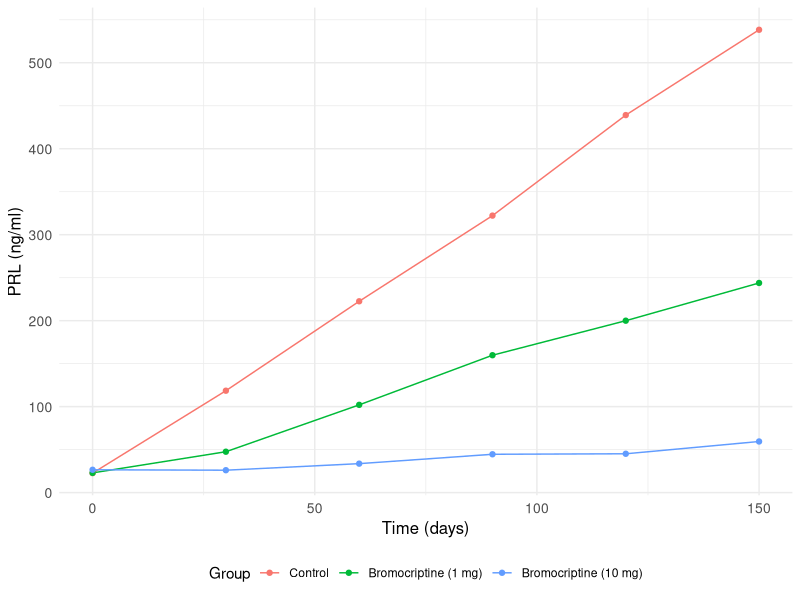
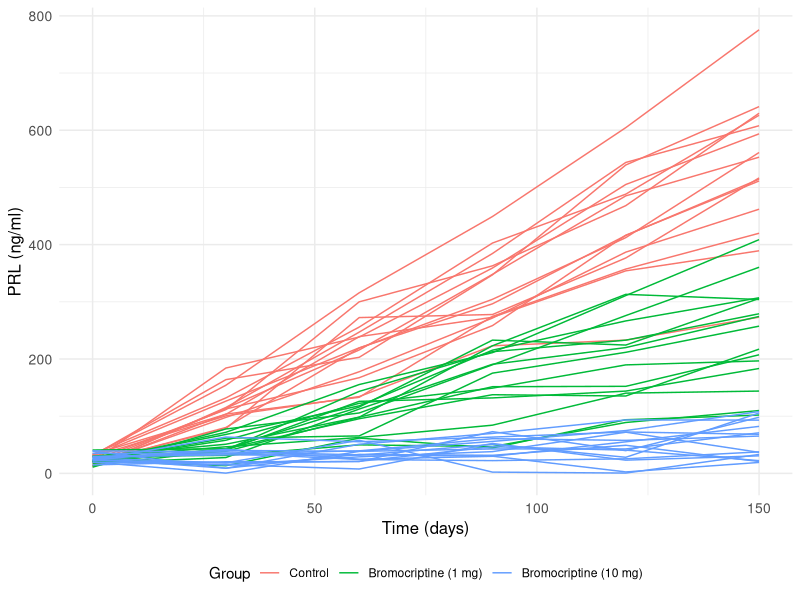
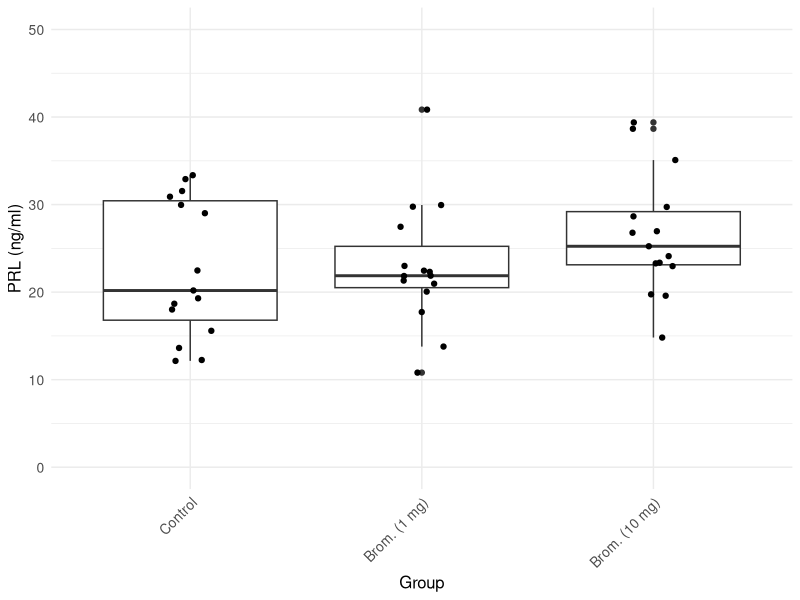
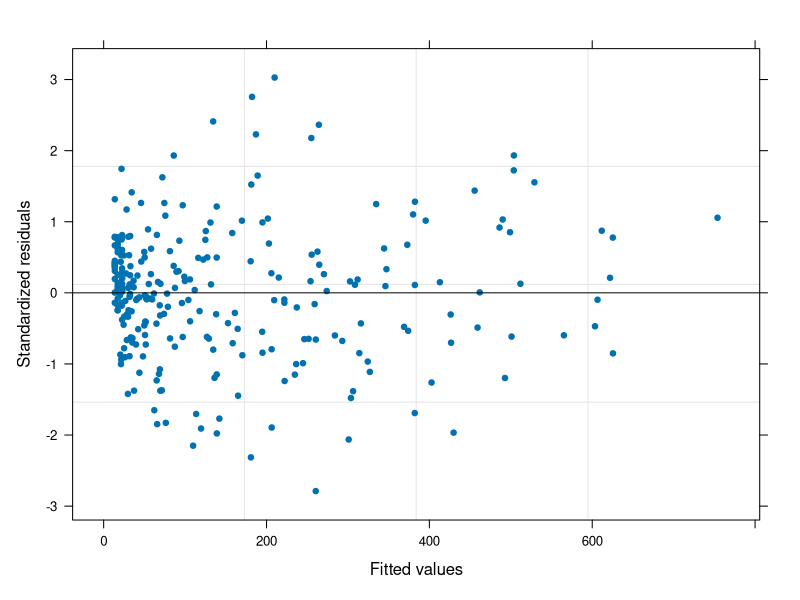
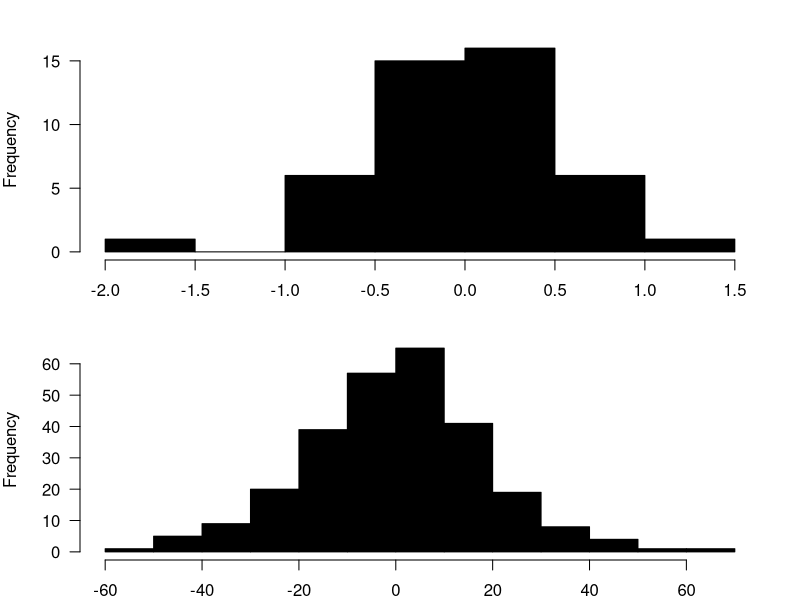
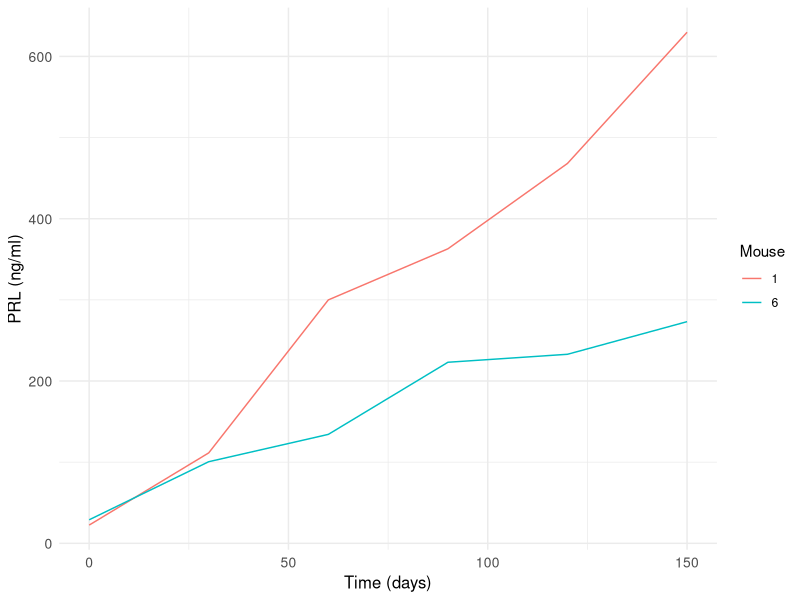
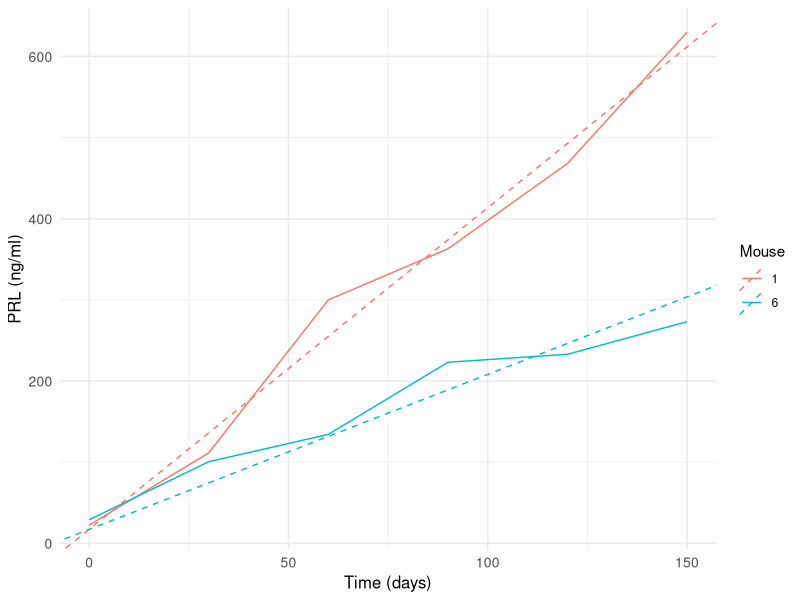
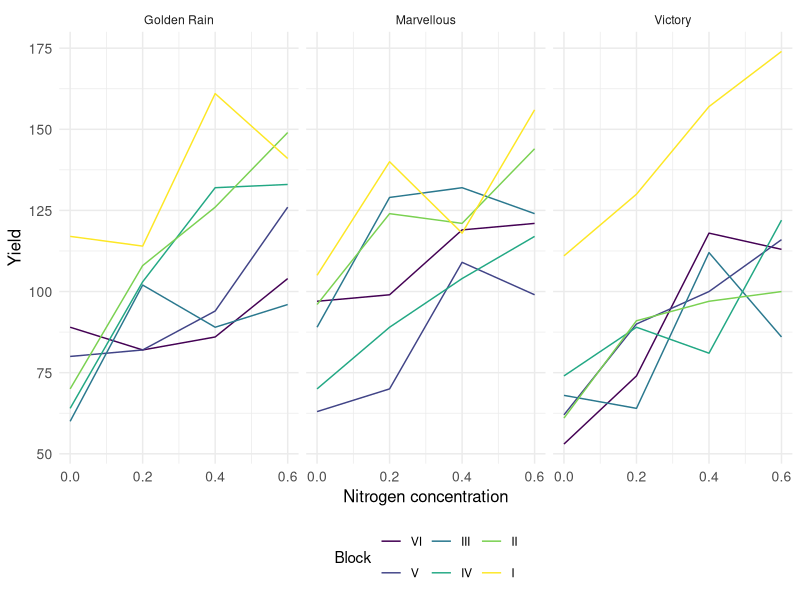

Source code (R) for these figures, in order:
## ---- chunk 1
library(tufte)
library(xtable)
knitr::opts_chunk$set(echo = TRUE)
knitr::opts_knit$set(global.par = TRUE)

# See https://stackoverflow.com/questions/25646333/code-chunk-font-size-in-rmarkdown-with-knitr-and-latex
def.chunk.hook  <- knitr::knit_hooks$get("chunk")
knitr::knit_hooks$set(chunk = function(x, options) 
{
  x <- def.chunk.hook(x, options)
  ifelse(options$size != "normalsize", paste0("\\", options$size,"\n\n", x, "\n\n\\normalsize"), x)
})

# See https://stackoverflow.com/questions/23349525/how-to-set-knitr-chunk-output-width-on-a-per-chunk-basis
knitr::knit_hooks$set(width=local({
  .width <- 0
  function(before, options, envir) {
    if (before) .width <<- options(width=options$width)
    else options(.width)
  }
}))

## ---- chunk 2
library(nlme)
## ---- chunk 3
library(ggplot2)
library(dplyr)
library(forcats)

mytheme <- theme_minimal() + 
  theme(axis.text = element_text(size = 10),
    axis.title = element_text(size = 12))
## ---- chunk 4
bromocriptine <- read.csv("bromocriptine.csv")
## ---- chunk 5
summary(bromocriptine)
## ---- chunk 6
bromocriptine$Group <- factor(bromocriptine$Group, 
                              levels = c("CTRL", "Bromo1", "Bromo10"))
## ---- chunk 7
# Use ggplot to plot the data
bromocriptine %>%
  mutate(Group = fct_recode(Group, "Control" = "CTRL",
            "Bromocriptine (1 mg)" = "Bromo1",
            "Bromocriptine (10 mg)" = "Bromo10")) %>%
  group_by(Time, Group) %>%
  summarise(PRL = mean(PRL), .groups="keep") %>%
  ggplot(aes(Time, PRL, group = Group, col = Group)) +
  geom_line() +  
  geom_point() + 
  xlab("Time (days)") +
  ylab("PRL (ng/ml)") +
  mytheme +
  theme(legend.position = "bottom")
## ---- chunk 8

bromocriptine %>%
  mutate(Group = fct_recode(Group, "Control" = "CTRL",
            "Bromocriptine (1 mg)" = "Bromo1",
            "Bromocriptine (10 mg)" = "Bromo10")) %>%
ggplot(aes(Time, PRL, group = interaction(Group, Mouse), col = Group)) + 
  geom_line() +
  xlab("Time (days)") +
  ylab("PRL (ng/ml)") +
  mytheme +
  theme(legend.position="bottom")
## ---- chunk 9
bromocriptine %>%
  filter(Time == 0) %>%
  mutate(Group = fct_recode(Group, "Control" = "CTRL",
            "Brom. (1 mg)" = "Bromo1",
            "Brom. (10 mg)" = "Bromo10")) %>%
  ggplot() +
    geom_boxplot(aes(x = Group, y = PRL)) +
    geom_jitter(aes(x = Group, y = PRL), width = 0.1) +
    xlab("Group") +
    ylab("PRL (ng/ml)") +
    ylim(0, 50) +
    mytheme +
    theme(legend.position = "none",
      axis.text.x = element_text(angle = 45, hjust = 1))
## ---- chunk 10
model <- lme(PRL ~ Group * Time, data = bromocriptine, 
             random = ~ Time - 1 | Mouse)
summary(model)
## ---- chunk 11
plot(model, pch = 20)
## ---- chunk 12
par(mar = c(2, 4, 2, 2))
## ---- chunk 13
head(random.effects(model))

par(mfrow = c(2, 1))
hist(random.effects(model)$Time, main = "", col = "black", 
     xlab = "Random effects", las = 1)
hist(resid(model), main = "", col = "black", xlab = "Residuals",
     las = 1)
## ---- chunk 14
par(mfrow = c(1, 1))
## ---- chunk 15
head(coef(model))
## ---- chunk 16
pl <- bromocriptine %>% 
  filter(Mouse %in% c(1,6)) %>% 
  ggplot(aes(x = Time, y = PRL, col = factor(Mouse))) +
  geom_line() +
  labs(x = "Time (days)", y = "PRL (ng/ml)", col = "Mouse") +
  mytheme

print(pl)
## ---- chunk 17
coef(model)[c(1, 6), ]
## ---- chunk 18
pl + 
  geom_abline(data = coef(model)[c(1,6),] %>%
                mutate(mouse = rownames(.)), 
              aes(intercept = `(Intercept)`, slope = Time, col = mouse), linetype = "dashed")
## ---- chunk 19
library(emmeans)

marginals <- emmeans(model, ~ Group * Time, cov.reduce = range)
pairs(marginals, by = "Time")

## ---- chunk 20
summary(Oats)
## ---- chunk 21
ggplot(aes(nitro, yield), group = Block, data = Oats) +
geom_line(aes(col = Block)) +
facet_wrap(~Variety) + 
xlab("Nitrogen concentration") +
ylab("Yield") +
mytheme +
theme(legend.position = "bottom")
## ---- chunk 22
model.oats <- lme(yield ~ nitro * Variety, data = Oats, 
  random = ~ 1 | Block/Variety)
## ---- chunk 23
summary(model.oats)
## ---- chunk 24
model.oats.2 <- lme(yield ~ nitro + Variety, data = Oats, 
  random = ~ 1 | Block/Variety)

summary(model.oats.2)
